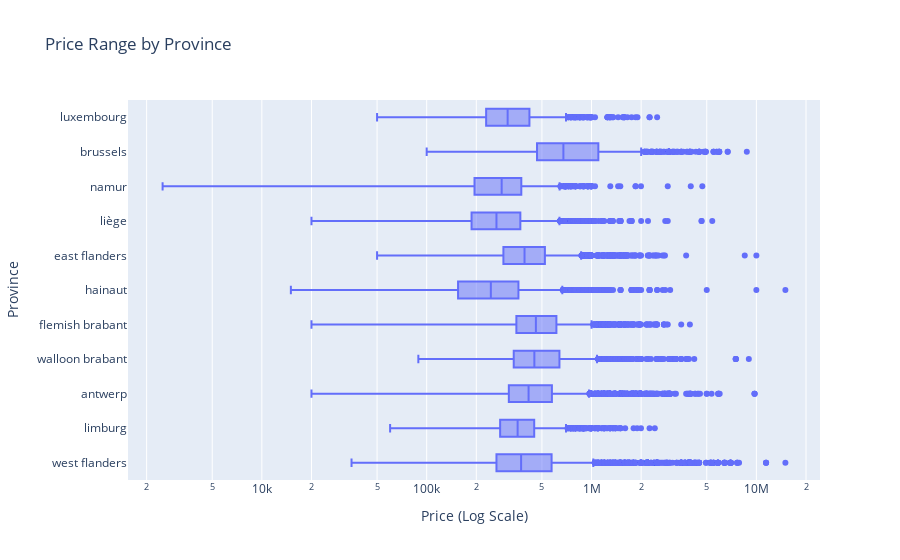

Write notebook code for a chart like this one.
### Code cell
fig = px.box(df, y='province', x='price', orientation='h',
             log_x=True, title='Price Range by Province')

# Customize the layout
fig.update_layout(yaxis_title='Province',
                  xaxis_title='Price (Log Scale)', xaxis_type='log')

# Show the plot
fig.show()

### Figure 1 — Plotly figure (JSON) as saved in the notebook; plotly's stock layout.template omitted (floating-point values rounded to 4 significant figures; data arrays with more than 128 entries replaced by an {"elided": "..."} marker saying what was removed)
{"data": [{"alignmentgroup": "True", "hovertemplate": "price=%{x}<br>province=%{y}<extra></extra>", "legendgroup": "", "marker": {"color": "#636efa"}, "name": "", "notched": false, "offsetgroup": "", "orientation": "h", "showlegend": false, "type": "box", "x": {"elided": "30554 int values"}, "x0": " ", "xaxis": "x", "y": {"elided": "30554 str values"}, "y0": " ", "yaxis": "y"}], "layout": {"boxmode": "group", "legend": {"tracegroupgap": 0}, "title": {"text": "Price Range by Province"}, "xaxis": {"anchor": "y", "domain": [0, 1], "title": {"text": "Price (Log Scale)"}, "type": "log"}, "yaxis": {"anchor": "x", "domain": [0, 1], "title": {"text": "Province"}}}}
